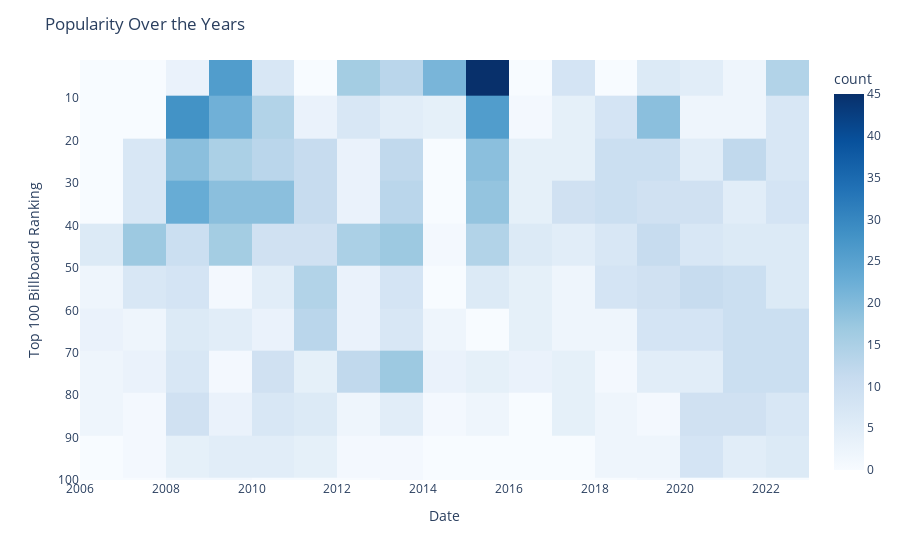

Here is the notebook cell this chart was saved with:
### Code cell
# heat map of songs in hot 100 over time
fig = px.density_heatmap(df, x="date", y="rank", nbinsx=30, nbinsy=10, color_continuous_scale='Blues')
fig.update_yaxes(range=[100,1], tick0=1)
fig.update_layout(
title='Popularity Over the Years',
xaxis_title='Date',
yaxis_title='Top 100 Billboard Ranking')
fig.write_html("Popularity Over the Years.html")
fig.show()

### Figure 1 — Plotly figure (JSON) as saved in the notebook; plotly's stock layout.template omitted (floating-point values rounded to 4 significant figures; data arrays with more than 128 entries replaced by an {"elided": "..."} marker saying what was removed)
{"data": [{"coloraxis": "coloraxis", "hovertemplate": "date=%{x}<br>rank=%{y}<br>count=%{z}<extra></extra>", "name": "", "nbinsx": 30, "nbinsy": 10, "type": "histogram2d", "x": {"elided": "1208 str values"}, "xaxis": "x", "xbingroup": "x", "y": {"elided": "1208 int values"}, "yaxis": "y", "ybingroup": "y"}], "layout": {"coloraxis": {"colorbar": {"title": {"text": "count"}}, "colorscale": [[0, "rgb(247,251,255)"], [0.125, "rgb(222,235,247)"], [0.25, "rgb(198,219,239)"], [0.375, "rgb(158,202,225)"], [0.5, "rgb(107,174,214)"], [0.625, "rgb(66,146,198)"], [0.75, "rgb(33,113,181)"], [0.875, "rgb(8,81,156)"], [1, "rgb(8,48,107)"]]}, "legend": {"tracegroupgap": 0}, "margin": {"t": 60}, "title": {"text": "Popularity Over the Years"}, "xaxis": {"anchor": "y", "domain": [0, 1], "title": {"text": "Date"}}, "yaxis": {"anchor": "x", "domain": [0, 1], "range": [100, 1], "tick0": 1, "title": {"text": "Top 100 Billboard Ranking"}}}}
